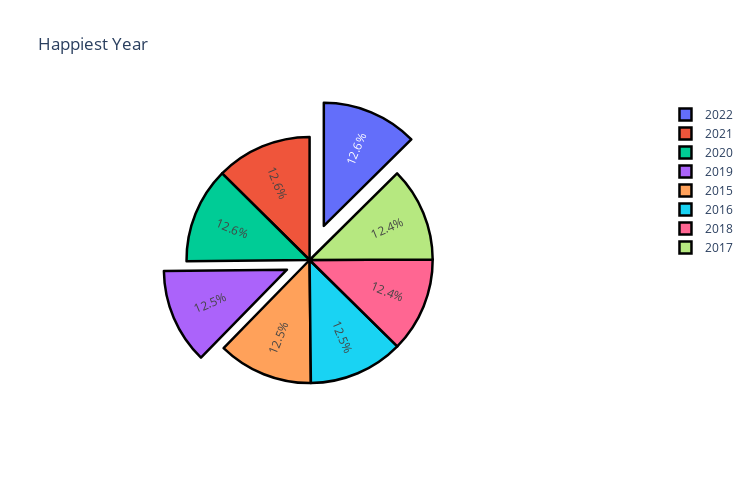

The notebook cell this image was saved under:
### Code cell
# Happiness by years
### we get years of happiness
sum_happiness_rate_2022 = sum(world_happiness_report_2020["Ladder score"].head(145))
sum_happiness_rate_2021 = sum(world_happiness_report_2020["Ladder score"].head(145))
sum_happiness_rate_2020 = sum(world_happiness_report_2020["Ladder score"].head(145))
sum_happiness_rate_2019 = sum(world_happiness_report_2019["Score"].head(145))
sum_happiness_rate_2018 = sum(world_happiness_report_2018["Score"].head(145))
sum_happiness_rate_2017 = sum(world_happiness_report_2017["Happiness.Score"].head(145))
sum_happiness_rate_2016 = sum(world_happiness_report_2016["Happiness Score"].head(145))
sum_happiness_rate_2015 = sum(world_happiness_report_2015["Happiness Score"].head(145))


#years
years = ["2022","2021","2020","2019","2018","2017","2016","2015"]
#We put our rate on a list
years_happiness_rate = [sum_happiness_rate_2022, sum_happiness_rate_2021, sum_happiness_rate_2020,sum_happiness_rate_2019,sum_happiness_rate_2018,
        sum_happiness_rate_2017,sum_happiness_rate_2016,sum_happiness_rate_2015]
# creat trace
trace =go.Pie(                   
    values=years_happiness_rate,
    labels=years, # years names on the side
    domain={"x":[0,.8]},
    marker = dict(line=dict(color='black',width=2.5)), # lines around the pie chart
    name= "Happiness Rate",
    insidetextorientation="radial", # articles according to the shape of the chart
    pull=[0.3, 0, 0, 0.2,0]) #  We indicate the places I want to separate from our pie chart.

#create data
data = [trace]
#create layout
layout = dict(title = 'Happiest Year', width=750, height=500)

fig = dict(data=data,layout=layout)
iplot(fig)

### Figure 1 — Plotly figure (JSON) as saved in the notebook; plotly's stock layout.template omitted (floating-point values rounded to 4 significant figures)
{"data": [{"domain": {"x": [0, 0.8]}, "insidetextorientation": "radial", "labels": ["2022", "2021", "2020", "2019", "2018", "2017", "2016", "2015"], "marker": {"line": {"color": "black", "width": 2.5}}, "name": "Happiness Rate", "pull": [0.3, 0, 0, 0.2, 0], "type": "pie", "values": [811.5, 811.5, 811.5, 806.8, 801.6, 796.3, 803.3, 804.5]}], "layout": {"height": 500, "title": {"text": "Happiest Year"}, "width": 750}}
